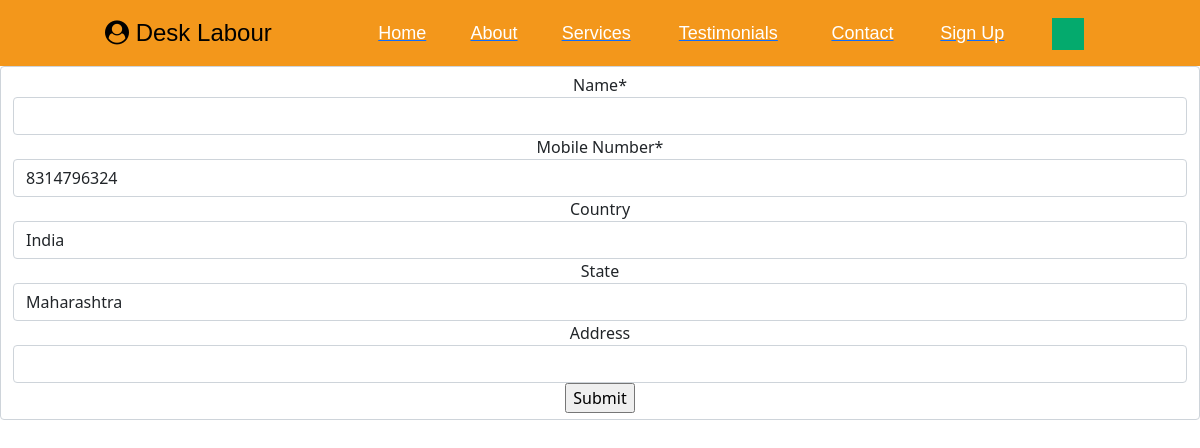
/edit_prof_eng (signed in), run on the app's committed database.
### accounts/models.py (models this page shows, shortened)
class User(AbstractBaseUser, PermissionsMixin):
    full_name       = models.CharField(_('full name'), max_length=30)
    email           = models.EmailField(_('email address'), unique=True,blank=True)
    phone_no        = models.CharField(_("Phone no"),max_length=10,unique=True)
    is_staff        = models.BooleanField(_('staff status'), default=False)
    is_active       = models.BooleanField(_('active'), default=True)
    date_joined     = models.DateTimeField(_('date joined'),default=timezone.now)
    is_engineer    = models.BooleanField(_('engineer'), default=False)
    is_labour     = models.BooleanField(_('labour'), default=False)
    objects = CustomUserManager()
    USERNAME_FIELD = 'phone_no'
    REQUIRED_FIELDS = ['full_name',]
    class Meta:
        verbose_name = _('user')
        verbose_name_plural = _('users')

class Engineer(models.Model):
    user        = models.OneToOneField(User, on_delete=models.CASCADE)
    name        = models.CharField(_('NAME'), max_length=50, null=True, blank=True)
    country     = models.CharField(max_length=40, null=True, blank=True)
    state       = models.CharField(max_length=40, null=True, blank=True)
    address     = models.CharField(_('company address'), max_length=120, null=True, blank=True)
    class Meta:
        verbose_name_plural = 'Engineer'

### accounts/views.py (the view)
# urls.py: path('edit_prof_eng',UpdateProfileEngineer,name='edit_prof__eng'),
def UpdateProfileEngineer(request):
    user = User.objects.get(pk=request.user.id)
    engg = Engineer.objects.get(user = request.user.id)
    engg_id = engg.id
    print("Engineer  ID : {}".format(engg_id))
    print("Engineer user ID : {}".format(engg.id))
    if engg and engg_id:
        if request.method=='POST':
            e_form = EngProfileform(request.POST,instance=engg)
            ue_form = UpdateUserForm(request.POST,instance=user)
            if e_form.is_valid() and ue_form.is_valid():
                e_form.save()
                ue_form.save()
                messages.success(request, "Your profile has been updated! {}".format(request.user))
                return redirect('home')
        else:
            e_form = EngProfileform(instance=engg)
            ue_form = UpdateUserForm(instance=user)
    context = {'e_form':e_form,'ue_form':ue_form,'engg':engg,'engg_id':engg_id}
    return render(request, 'update_profile.html', context)

### accounts/forms.py
class EngProfileform(forms.ModelForm):
    class Meta:
        model = Engineer
        fields = ['country','state','address']
        labels = {'country':'Country','state':'State','address':'Address'}

class UpdateUserForm(forms.ModelForm):
    class Meta:
        model = User
        fields =['full_name','phone_no']
        labels = {'full_name':'Name','phone_no':'Mobile Number',}

### templates/update_profile.html (shortened to what this page needs)
{% extends 'index.html' %}
{% block content %}
{% load crispy_forms_tags %}
{% if request.user.is_authenticated %}
{%if labr_id and labr_uid %}
<form class="form-control text-center" action="{% url 'edit_prof' %}" method="post">
    {% csrf_token %}
    <h3 class='text-center'>USER DETAILS</h3>
    {{ u_form|crispy }}
    {{p_form|crispy}}
    <input type="submit" value="Submit">
</form>
{% else %}
<form class="form-control text-center" action='/edit_prof_eng' method="post">
    {{ue_form|crispy}}
    {{e_form|crispy}}
    <input type="submit" value="Submit">
</form>
{% endif %}
{% endif %}
{% endblock %}

### data on the page
User: phone_no "8314796324"
Engineer: country "India", state "Maharashtra"
